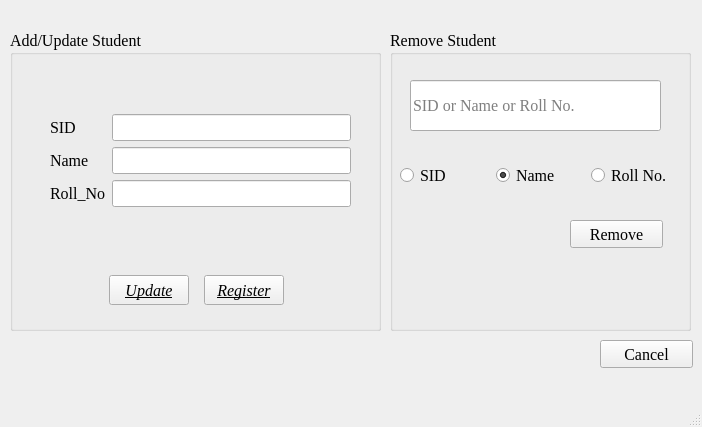
<?xml version="1.0" encoding="UTF-8"?>
<ui version="4.0">
 <class>Form</class>
 <widget class="QMainWindow" name="Form">
  <property name="geometry">
   <rect>
    <x>0</x>
    <y>0</y>
    <width>702</width>
    <height>427</height>
   </rect>
  </property>
  <property name="font">
   <font>
    <family>Georgia</family>
    <pointsize>12</pointsize>
   </font>
  </property>
  <property name="windowTitle">
   <string>Edit Student Information</string>
  </property>
  <widget class="QWidget" name="centralwidget">
   <widget class="QGroupBox" name="ASGBox">
    <property name="geometry">
     <rect>
      <x>10</x>
      <y>30</y>
      <width>371</width>
      <height>301</height>
     </rect>
    </property>
    <property name="font">
     <font>
      <pointsize>12</pointsize>
     </font>
    </property>
    <property name="title">
     <string>Add/Update Student</string>
    </property>
    <widget class="QWidget" name="layoutWidget">
     <property name="geometry">
      <rect>
       <x>40</x>
       <y>40</y>
       <width>301</width>
       <height>181</height>
      </rect>
     </property>
     <layout class="QVBoxLayout" name="ASLayout">
      <item>
       <layout class="QHBoxLayout" name="horizontalLayout">
        <item>
         <layout class="QVBoxLayout" name="ASLLayout">
          <item>
           <widget class="QLabel" name="sidLabel">
            <property name="sizePolicy">
             <sizepolicy hsizetype="Preferred" vsizetype="Preferred">
              <horstretch>0</horstretch>
              <verstretch>0</verstretch>
             </sizepolicy>
            </property>
            <property name="font">
             <font>
              <family>Georgia</family>
              <pointsize>12</pointsize>
             </font>
            </property>
            <property name="text">
             <string>SID</string>
            </property>
           </widget>
          </item>
          <item>
           <widget class="QLabel" name="nameLabel">
            <property name="sizePolicy">
             <sizepolicy hsizetype="Preferred" vsizetype="Preferred">
              <horstretch>0</horstretch>
              <verstretch>0</verstretch>
             </sizepolicy>
            </property>
            <property name="font">
             <font>
              <family>Georgia</family>
              <pointsize>12</pointsize>
             </font>
            </property>
            <property name="text">
             <string>Name</string>
            </property>
           </widget>
          </item>
          <item>
           <widget class="QLabel" name="rollLabel">
            <property name="sizePolicy">
             <sizepolicy hsizetype="Preferred" vsizetype="Preferred">
              <horstretch>0</horstretch>
              <verstretch>0</verstretch>
             </sizepolicy>
            </property>
            <property name="font">
             <font>
              <family>Georgia</family>
              <pointsize>12</pointsize>
             </font>
            </property>
            <property name="text">
             <string>Roll_No</string>
            </property>
           </widget>
          </item>
         </layout>
        </item>
        <item>
         <layout class="QVBoxLayout" name="ASELayout">
          <item>
           <widget class="QLineEdit" name="sid_i">
            <property name="sizePolicy">
             <sizepolicy hsizetype="Expanding" vsizetype="Fixed">
              <horstretch>0</horstretch>
              <verstretch>0</verstretch>
             </sizepolicy>
            </property>
            <property name="font">
             <font>
              <family>Georgia</family>
              <pointsize>12</pointsize>
             </font>
            </property>
           </widget>
          </item>
          <item>
           <widget class="QLineEdit" name="name_i">
            <property name="sizePolicy">
             <sizepolicy hsizetype="Expanding" vsizetype="Fixed">
              <horstretch>0</horstretch>
              <verstretch>0</verstretch>
             </sizepolicy>
            </property>
            <property name="font">
             <font>
              <family>Georgia</family>
              <pointsize>12</pointsize>
             </font>
            </property>
            <property name="text">
             <string/>
            </property>
           </widget>
          </item>
          <item>
           <widget class="QLineEdit" name="roll_no_i">
            <property name="sizePolicy">
             <sizepolicy hsizetype="Expanding" vsizetype="Fixed">
              <horstretch>0</horstretch>
              <verstretch>0</verstretch>
             </sizepolicy>
            </property>
            <property name="font">
             <font>
              <pointsize>12</pointsize>
             </font>
            </property>
            <property name="text">
             <string/>
            </property>
           </widget>
          </item>
         </layout>
        </item>
       </layout>
      </item>
     </layout>
    </widget>
    <widget class="QWidget" name="layoutWidget">
     <property name="geometry">
      <rect>
       <x>90</x>
       <y>240</y>
       <width>195</width>
       <height>41</height>
      </rect>
     </property>
     <layout class="QHBoxLayout" name="ASPLayout">
      <item>
       <widget class="QPushButton" name="update">
        <property name="sizePolicy">
         <sizepolicy hsizetype="Maximum" vsizetype="Maximum">
          <horstretch>0</horstretch>
          <verstretch>0</verstretch>
         </sizepolicy>
        </property>
        <property name="minimumSize">
         <size>
          <width>0</width>
          <height>30</height>
         </size>
        </property>
        <property name="baseSize">
         <size>
          <width>0</width>
          <height>20</height>
         </size>
        </property>
        <property name="font">
         <font>
          <pointsize>12</pointsize>
          <weight>50</weight>
          <italic>true</italic>
          <bold>false</bold>
          <underline>true</underline>
          <kerning>false</kerning>
         </font>
        </property>
        <property name="text">
         <string>Update</string>
        </property>
       </widget>
      </item>
      <item>
       <widget class="QPushButton" name="register_2">
        <property name="sizePolicy">
         <sizepolicy hsizetype="Maximum" vsizetype="Maximum">
          <horstretch>0</horstretch>
          <verstretch>0</verstretch>
         </sizepolicy>
        </property>
        <property name="minimumSize">
         <size>
          <width>0</width>
          <height>30</height>
         </size>
        </property>
        <property name="baseSize">
         <size>
          <width>0</width>
          <height>20</height>
         </size>
        </property>
        <property name="font">
         <font>
          <family>Georgia</family>
          <pointsize>12</pointsize>
          <weight>50</weight>
          <italic>true</italic>
          <bold>false</bold>
          <underline>true</underline>
          <kerning>false</kerning>
         </font>
        </property>
        <property name="cursor">
         <cursorShape>PointingHandCursor</cursorShape>
        </property>
        <property name="text">
         <string>Register</string>
        </property>
       </widget>
      </item>
     </layout>
    </widget>
   </widget>
   <widget class="QGroupBox" name="RSGBox">
    <property name="geometry">
     <rect>
      <x>390</x>
      <y>30</y>
      <width>301</width>
      <height>301</height>
     </rect>
    </property>
    <property name="font">
     <font>
      <pointsize>12</pointsize>
     </font>
    </property>
    <property name="title">
     <string>Remove Student</string>
    </property>
    <widget class="QLineEdit" name="LRemove">
     <property name="geometry">
      <rect>
       <x>20</x>
       <y>50</y>
       <width>251</width>
       <height>51</height>
      </rect>
     </property>
     <property name="placeholderText">
      <string>SID or Name or Roll No.</string>
     </property>
    </widget>
    <widget class="QWidget" name="layoutWidget">
     <property name="geometry">
      <rect>
       <x>10</x>
       <y>120</y>
       <width>281</width>
       <height>51</height>
      </rect>
     </property>
     <layout class="QHBoxLayout" name="RSRBLayout">
      <item>
       <widget class="QRadioButton" name="RSid">
        <property name="text">
         <string>SID</string>
        </property>
       </widget>
      </item>
      <item>
       <widget class="QRadioButton" name="RName">
        <property name="text">
         <string>Name</string>
        </property>
        <property name="checked">
         <bool>true</bool>
        </property>
       </widget>
      </item>
      <item>
       <widget class="QRadioButton" name="RRoll">
        <property name="text">
         <string>Roll No.</string>
        </property>
       </widget>
      </item>
     </layout>
    </widget>
    <widget class="QPushButton" name="RemoveStd">
     <property name="geometry">
      <rect>
       <x>180</x>
       <y>190</y>
       <width>93</width>
       <height>28</height>
      </rect>
     </property>
     <property name="text">
      <string>Remove</string>
     </property>
    </widget>
   </widget>
   <widget class="QPushButton" name="CancelF">
    <property name="geometry">
     <rect>
      <x>600</x>
      <y>340</y>
      <width>93</width>
      <height>28</height>
     </rect>
    </property>
    <property name="text">
     <string>Cancel</string>
    </property>
   </widget>
  </widget>
  <widget class="QMenuBar" name="menubar">
   <property name="geometry">
    <rect>
     <x>0</x>
     <y>0</y>
     <width>702</width>
     <height>26</height>
    </rect>
   </property>
  </widget>
  <widget class="QStatusBar" name="statusbar"/>
 </widget>
 <tabstops>
  <tabstop>sid_i</tabstop>
  <tabstop>name_i</tabstop>
  <tabstop>roll_no_i</tabstop>
  <tabstop>update</tabstop>
  <tabstop>register_2</tabstop>
  <tabstop>LRemove</tabstop>
  <tabstop>RemoveStd</tabstop>
  <tabstop>RSid</tabstop>
  <tabstop>RName</tabstop>
  <tabstop>RRoll</tabstop>
  <tabstop>CancelF</tabstop>
 </tabstops>
 <resources/>
 <connections/>
</ui>
